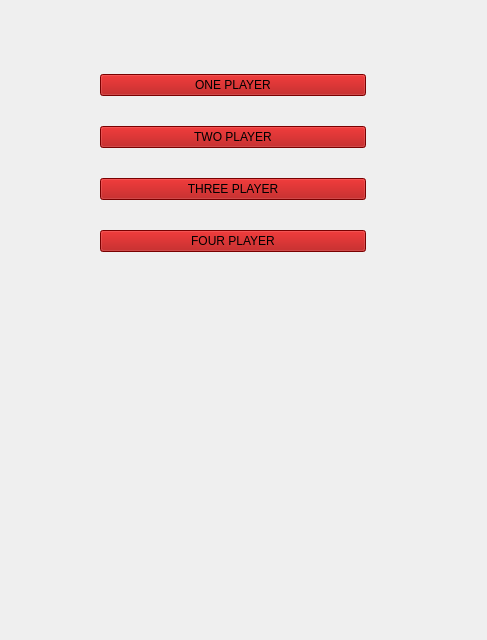
<?xml version="1.0" encoding="UTF-8"?>
<ui version="4.0">
 <class>Play_Mode</class>
 <widget class="QWidget" name="Play_Mode">
  <property name="geometry">
   <rect>
    <x>0</x>
    <y>0</y>
    <width>487</width>
    <height>640</height>
   </rect>
  </property>
  <property name="windowTitle">
   <string>Form</string>
  </property>
  <widget class="QWidget" name="widget" native="true">
   <property name="geometry">
    <rect>
     <x>100</x>
     <y>50</y>
     <width>266</width>
     <height>227</height>
    </rect>
   </property>
   <layout class="QVBoxLayout" name="verticalLayout">
    <item>
     <widget class="QPushButton" name="pushButton">
      <property name="styleSheet">
       <string notr="true">background-color: rgb(170, 0, 0);
font: 25 18pt &quot;Bookman Old Style&quot;;</string>
      </property>
      <property name="text">
       <string>ONE PLAYER</string>
      </property>
     </widget>
    </item>
    <item>
     <widget class="QPushButton" name="pushButton_2">
      <property name="styleSheet">
       <string notr="true">background-color: rgb(170, 0, 0);
font: 25 18pt &quot;Bookman Old Style&quot;;</string>
      </property>
      <property name="text">
       <string>TWO PLAYER</string>
      </property>
     </widget>
    </item>
    <item>
     <widget class="QPushButton" name="pushButton_3">
      <property name="styleSheet">
       <string notr="true">background-color: rgb(170, 0, 0);
font: 25 18pt &quot;Bookman Old Style&quot;;</string>
      </property>
      <property name="text">
       <string>THREE PLAYER</string>
      </property>
     </widget>
    </item>
    <item>
     <widget class="QPushButton" name="pushButton_4">
      <property name="styleSheet">
       <string notr="true">background-color: rgb(170, 0, 0);
font: 25 18pt &quot;Bookman Old Style&quot;;</string>
      </property>
      <property name="text">
       <string>FOUR PLAYER</string>
      </property>
     </widget>
    </item>
   </layout>
  </widget>
 </widget>
 <resources/>
 <connections>
  <connection>
   <sender>pushButton</sender>
   <signal>clicked()</signal>
   <receiver>Play_Mode</receiver>
   <slot>one_player()</slot>
   <hints>
    <hint type="sourcelabel">
     <x>239</x>
     <y>46</y>
    </hint>
    <hint type="destinationlabel">
     <x>332</x>
     <y>297</y>
    </hint>
   </hints>
  </connection>
  <connection>
   <sender>pushButton_2</sender>
   <signal>clicked()</signal>
   <receiver>Play_Mode</receiver>
   <slot>two_player()</slot>
   <hints>
    <hint type="sourcelabel">
     <x>227</x>
     <y>95</y>
    </hint>
    <hint type="destinationlabel">
     <x>499</x>
     <y>219</y>
    </hint>
   </hints>
  </connection>
  <connection>
   <sender>pushButton_3</sender>
   <signal>clicked()</signal>
   <receiver>Play_Mode</receiver>
   <slot>three_player()</slot>
   <hints>
    <hint type="sourcelabel">
     <x>250</x>
     <y>142</y>
    </hint>
    <hint type="destinationlabel">
     <x>533</x>
     <y>190</y>
    </hint>
   </hints>
  </connection>
  <connection>
   <sender>pushButton_4</sender>
   <signal>clicked()</signal>
   <receiver>Play_Mode</receiver>
   <slot>four_player()</slot>
   <hints>
    <hint type="sourcelabel">
     <x>189</x>
     <y>208</y>
    </hint>
    <hint type="destinationlabel">
     <x>493</x>
     <y>425</y>
    </hint>
   </hints>
  </connection>
 </connections>
 <slots>
  <slot>one_player()</slot>
  <slot>two_player()</slot>
  <slot>three_player()</slot>
  <slot>four_player()</slot>
 </slots>
</ui>
